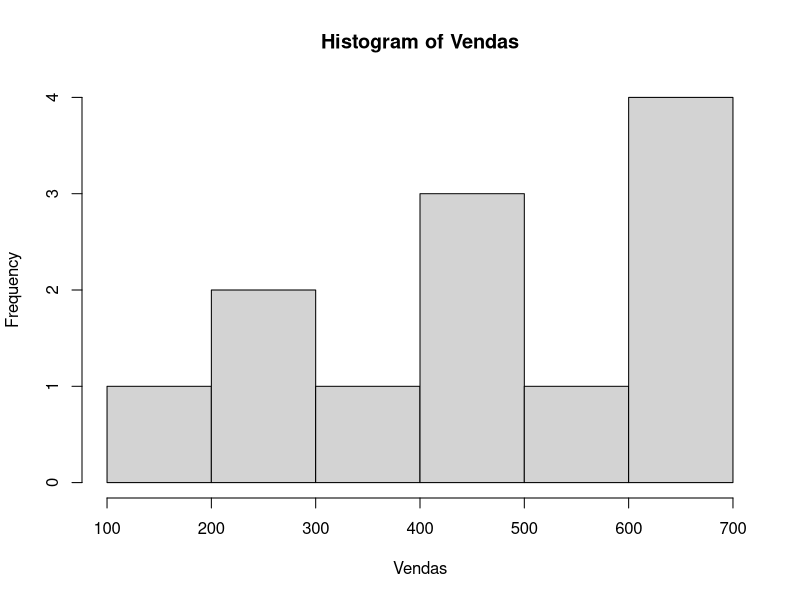
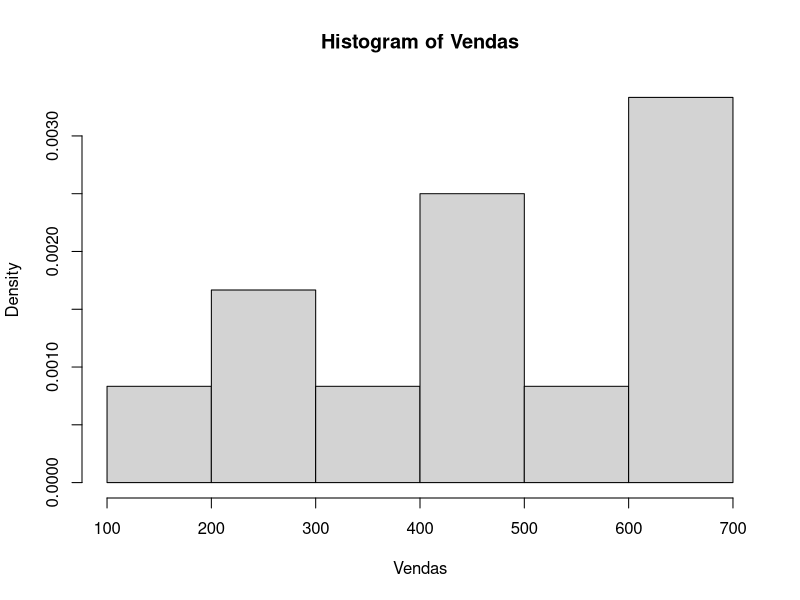
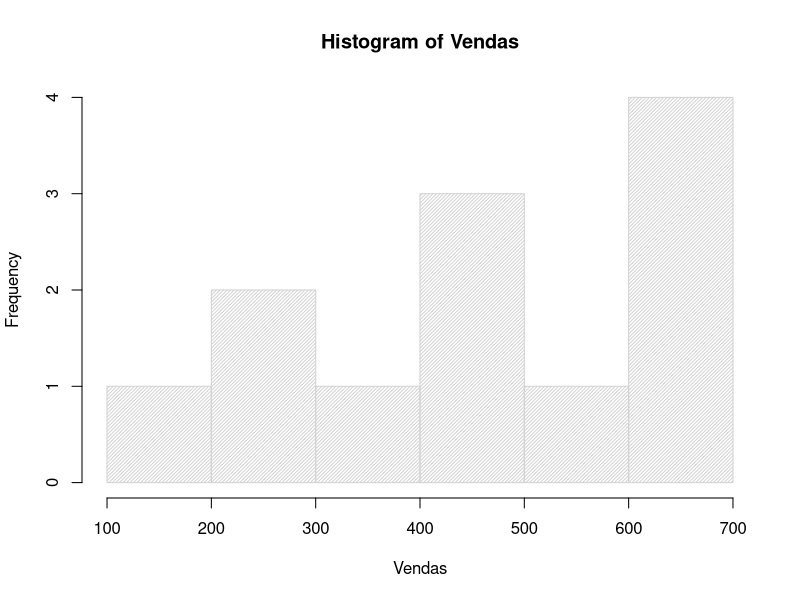
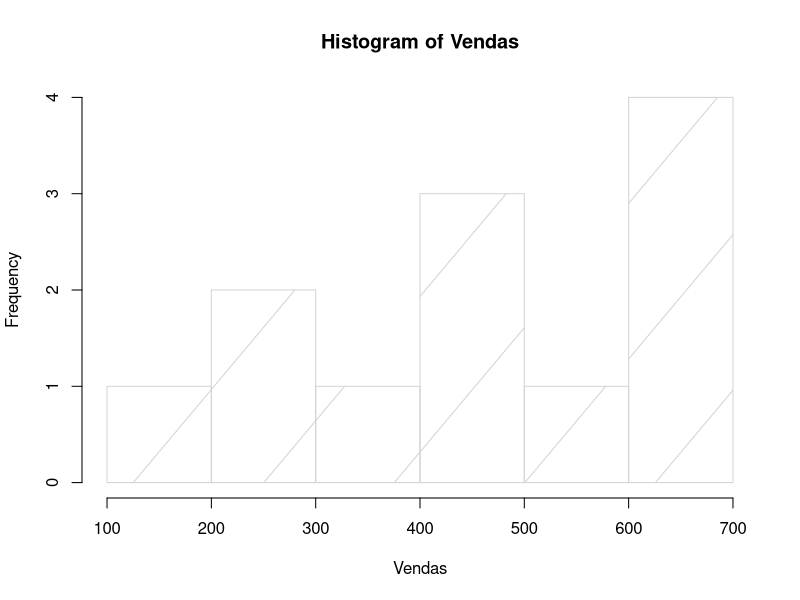
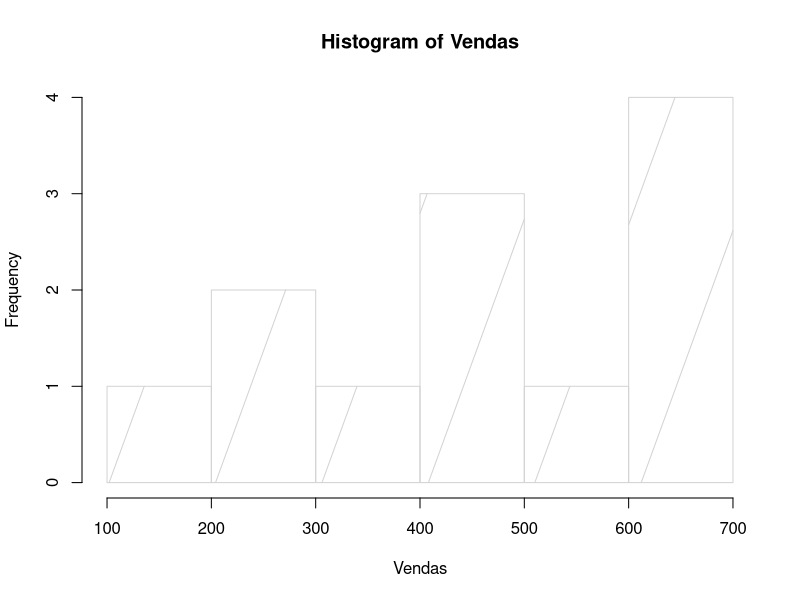
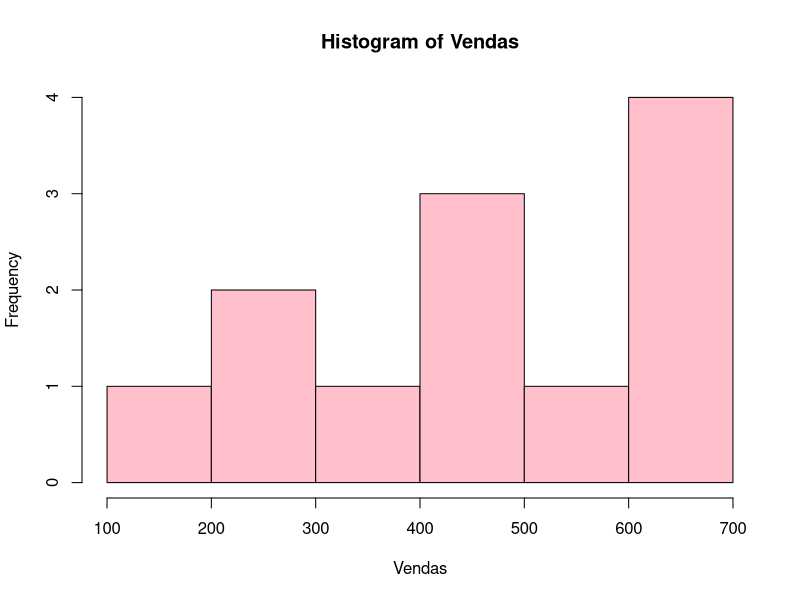
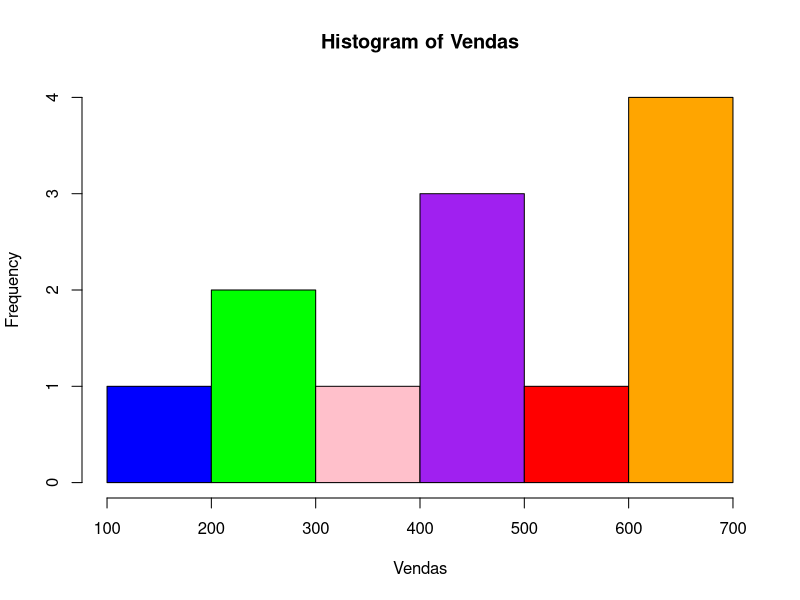
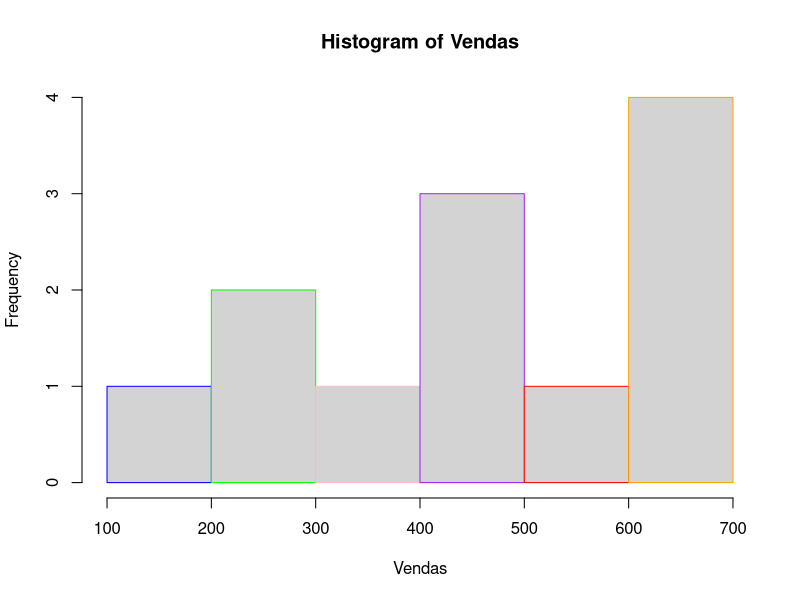

Write R code to recreate these figures, in order.
## "Visualização de dados" 
# Utilizando comandos básicos do R

## Gráfico de Histograma

# Exemplo: Vendas de Calças entre Janeiro e Dezembro

Vendas <- c(100, 255, 395, 255, 455, 410, 455, 610, 560, 680, 610, 680)

# Histograma com base na frequência absoluta
hist(Vendas)

# Histograma com base na frequência relativa
hist(Vendas, freq = FALSE)

# Histograma com linhas de sombreamento
hist(Vendas, density = 40)

# Para mudar a angulação das linhas de sombreamento
hist(Vendas, density = 1, angle = 50)
hist(Vendas, density = 1, angle = 70)

# Para colocar barra com cores
hist(Vendas, col = "pink")

hist(Vendas, col = c("blue", "green", "pink", "purple", "red", "orange"))

# Para alteras as cores da borda
hist(Vendas, border = c("blue", "green", "pink", "purple", "red", "orange"))

# Para retirar as bordas
hist(Vendas, col = c("blue", "green", "pink", "purple", "red", "orange"), border = FALSE)

# Para modificar título e nomes nos eixos
hist(Vendas, main = "Histograma de Vendas", xlab = "Vendas em 2018", ylab = "Frequência")

# Para fazer quebras/divisões em 4 classes, logo, 3 divisões (breaks)
hist(Vendas, breaks = 3)

# Para fazer ramos e folhas
stem(Vendas)
